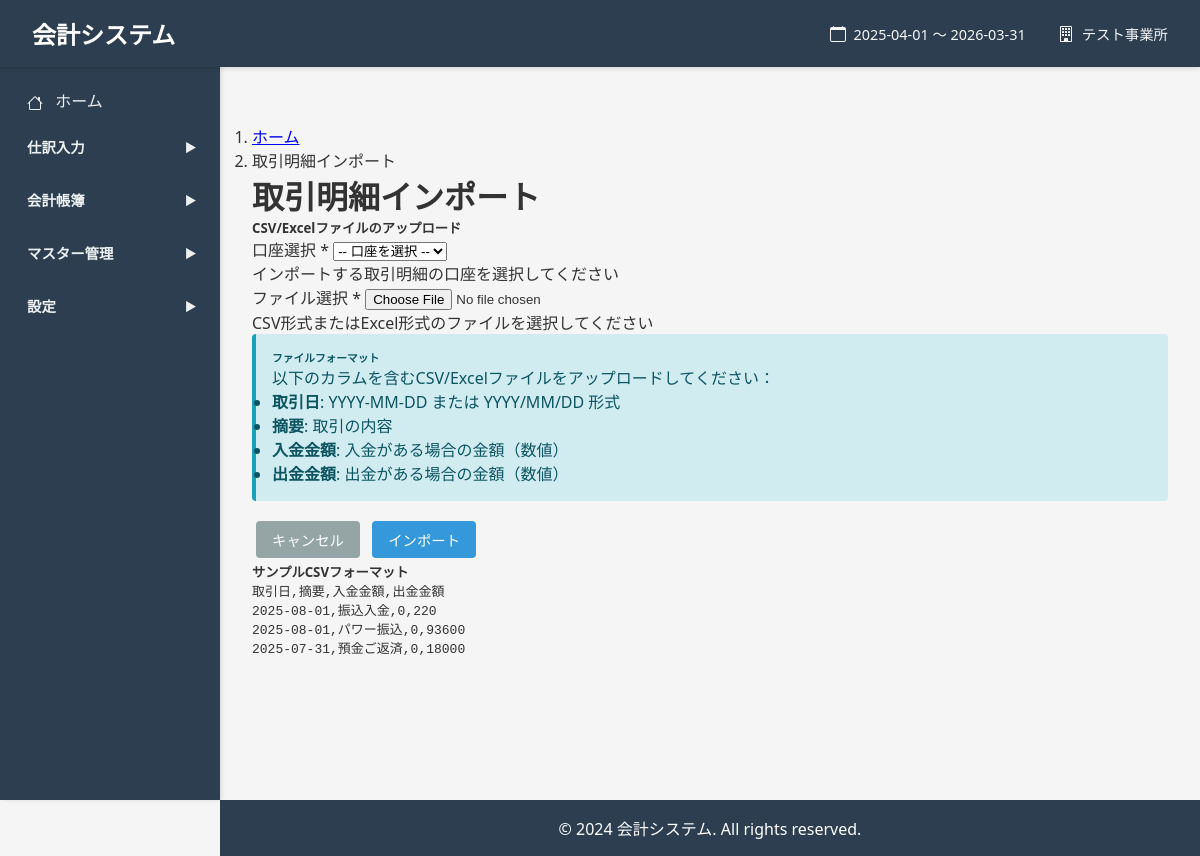
/transactions/import (signed in), run on the app's committed database.
### models.py (models this page shows, shortened)
class Base(declarative_base()):
    __abstract__ = True
    pass

class FiscalPeriod(Base):
    __tablename__ = 'fiscal_periods'
    id = Column(Integer, primary_key=True)
    organization_id = Column(Integer, ForeignKey('organizations.id'), nullable=False)
    name = Column(String(255), nullable=False)
    start_date = Column(String(10), nullable=False)
    end_date = Column(String(10), nullable=False)
    business_type = Column(String(20), nullable=False, default='corporate')
    status = Column(String(20), nullable=False, default='open')
    period_number = Column(Integer)
    notes = Column(Text)
    created_at = Column(String(19))  # YYYY-MM-DD HH:MM:SS形式
    updated_at = Column(String(19))

class Organization(Base):
    __tablename__ = 'organizations'
    id = Column(Integer, primary_key=True)
    name = Column(String(255), nullable=False)
    code = Column(String(50))
    business_type = Column(String(20), nullable=False, default='corporate')
    postal_code = Column(String(10))
    address = Column(String(500))
    phone = Column(String(20))
    fax = Column(String(20))
    email = Column(String(255))
    representative = Column(String(255))
    established_date = Column(String(10))
    notes = Column(Text)
    created_at = Column(String(19))  # YYYY-MM-DD HH:MM:SS形式
    updated_at = Column(String(19))

### blueprints/transactions.py (the view)
@transactions_bp.route('/import', methods=['GET'])
@login_required
def transaction_import():
    db = SessionLocal()
    try:
        accounts = db.query(Account).filter(
            Account.is_visible_in_list == 1
        ).order_by(Account.id.asc()).all()
        return render_template(
            'transactions/import.html',
            accounts=accounts
        )
    finally:
        db.close()

### app.py (called while the page is built)
def get_current_organization():
    if 'organization_id' not in session:
        return None
    db = SessionLocal()
    org = db.query(Organization).filter(Organization.id == session['organization_id']).first()
    db.close()
    return org

@app.context_processor
def inject_globals():
    current_org = get_current_organization()
    current_fiscal_period = None
    if current_org:
        db = SessionLocal()
        try:
            current_fiscal_period = db.query(FiscalPeriod).filter(
                FiscalPeriod.organization_id == current_org.id
            ).order_by(FiscalPeriod.start_date.desc()).first()
        finally:
            db.close()
    return dict(
        Account=Account,
        current_organization=current_org,
        current_fiscal_period=current_fiscal_period
    )

### blueprints/transactions.py (called while the page is built)
def login_required(f):
    from functools import wraps
    @wraps(f)
    def decorated_function(*args, **kwargs):
        from flask import session, redirect, url_for
        if 'organization_id' not in session:
            return redirect(url_for('login'))
        return f(*args, **kwargs)
    return decorated_function

### templates/transactions/import.html (shortened to what this page needs)
{% extends "base.html" %}
{% block content %}
<div class="container mt-4">
    <nav aria-label="breadcrumb">
        <ol class="breadcrumb">
            <li class="breadcrumb-item"><a href="{{ url_for('index') }}">ホーム</a></li>
            <li class="breadcrumb-item active" aria-current="page">取引明細インポート</li>
        </ol>
    </nav>
    <h1 class="mb-4">取引明細インポート</h1>
    <div class="card">
        <div class="card-header">
            <h5 class="mb-0">CSV/Excelファイルのアップロード</h5>
        </div>
        <div class="card-body">
            <form method="POST" action="{{ url_for('transactions.transaction_import_upload') }}" enctype="multipart/form-data">
                <div class="mb-3">
                    <label for="account_id" class="form-label">口座選択 <span class="text-danger">*</span></label>
                    <select class="form-select" id="account_id" name="account_id" required>
                        <option value="">-- 口座を選択 --</option>
                    </select>
                    <div class="form-text">インポートする取引明細の口座を選択してください</div>
                </div>
                <div class="mb-3">
                    <label for="file" class="form-label">ファイル選択 <span class="text-danger">*</span></label>
                    <input class="form-control" type="file" id="file" name="file" accept=".csv,.xlsx,.xls" required>
                    <div class="form-text">CSV形式またはExcel形式のファイルを選択してください</div>
                </div>
                <div class="alert alert-info" role="alert">
                    <h6 class="alert-heading">ファイルフォーマット</h6>
                    <p class="mb-0">以下のカラムを含むCSV/Excelファイルをアップロードしてください：</p>
                    <ul class="mb-0 mt-2">
                        <li><strong>取引日</strong>: YYYY-MM-DD または YYYY/MM/DD 形式</li>
                        <li><strong>摘要</strong>: 取引の内容</li>
                        <li><strong>入金金額</strong>: 入金がある場合の金額（数値）</li>
                        <li><strong>出金金額</strong>: 出金がある場合の金額（数値）</li>
                    </ul>
                </div>
                <div class="d-flex justify-content-between">
                    <a href="{{ url_for('transactions.imported_transactions_list') }}" class="btn btn-secondary">キャンセル</a>
                    <button type="submit" class="btn btn-primary">インポート</button>
                </div>
            </form>
        </div>
    </div>
    <div class="card mt-4">
        <div class="card-header">
            <h5 class="mb-0">サンプルCSVフォーマット</h5>
        </div>
        <div class="card-body">
            <pre class="bg-light p-3 rounded"><code>取引日,摘要,入金金額,出金金額
2025-08-01,振込入金,0,220
2025-08-01,パワー振込,0,93600
2025-07-31,預金ご返済,0,18000</code></pre>
        </div>
    </div>
</div>
{% endblock %}

### templates/base.html (shortened to what this page needs)
<!DOCTYPE html>
<html lang="ja">
<head>
    <link href="https://cdn.jsdelivr.net/npm/tom-select@2.3.1/dist/css/tom-select.css" rel="stylesheet">
</head>
<body>
    <header>
        <h1>会計システム</h1>
        {% if current_organization and current_fiscal_period %}
        <div style="display: flex; align-items: center; gap: 2rem; margin-left: auto;">
            <div style="display: flex; align-items: center; gap: 0.5rem; font-size: 0.9rem; opacity: 0.95;">
                <span>{{ current_fiscal_period.start_date }} ～ {{ current_fiscal_period.end_date }}</span>
            </div>
            <div style="display: flex; align-items: center; gap: 0.5rem; font-size: 0.9rem; opacity: 0.95;">
                <span>{{ current_organization.name }}</span>
            </div>
        </div>
        {% endif %}
    </header>
    <nav class="sidebar">
        <a href="{{ url_for('home') }}">
            ホーム
        </a>
        <div class="menu-group">
            <div class="menu-category" data-target="journal-entry-menu">
                <span>仕訳入力</span>
                <span class="arrow">▶</span>
            </div>
        </div>
        <div class="menu-group">
            <div class="menu-category" data-target="accounting-books-menu">
                <span>会計帳簿</span>
                <span class="arrow">▶</span>
            </div>
        </div>
        <div class="menu-group">
            <div class="menu-category" data-target="master-menu">
                <span>マスター管理</span>
                <span class="arrow">▶</span>
            </div>
        </div>
        <div class="menu-group">
            <div class="menu-category" data-target="settings-menu">
                <span>設定</span>
                <span class="arrow">▶</span>
            </div>
        </div>
    </nav>
    <div class="main-content">
        <div class="container">
            {% block content %}{% endblock %}
        </div>
    </div>
    <footer>
        <p>&copy; 2024 会計システム. All rights reserved.</p>
    </footer>
</body>
</html>

### data on the page
FiscalPeriod: start_date "2025-04-01", end_date "2026-03-31"
Organization: name "テスト事業所"
